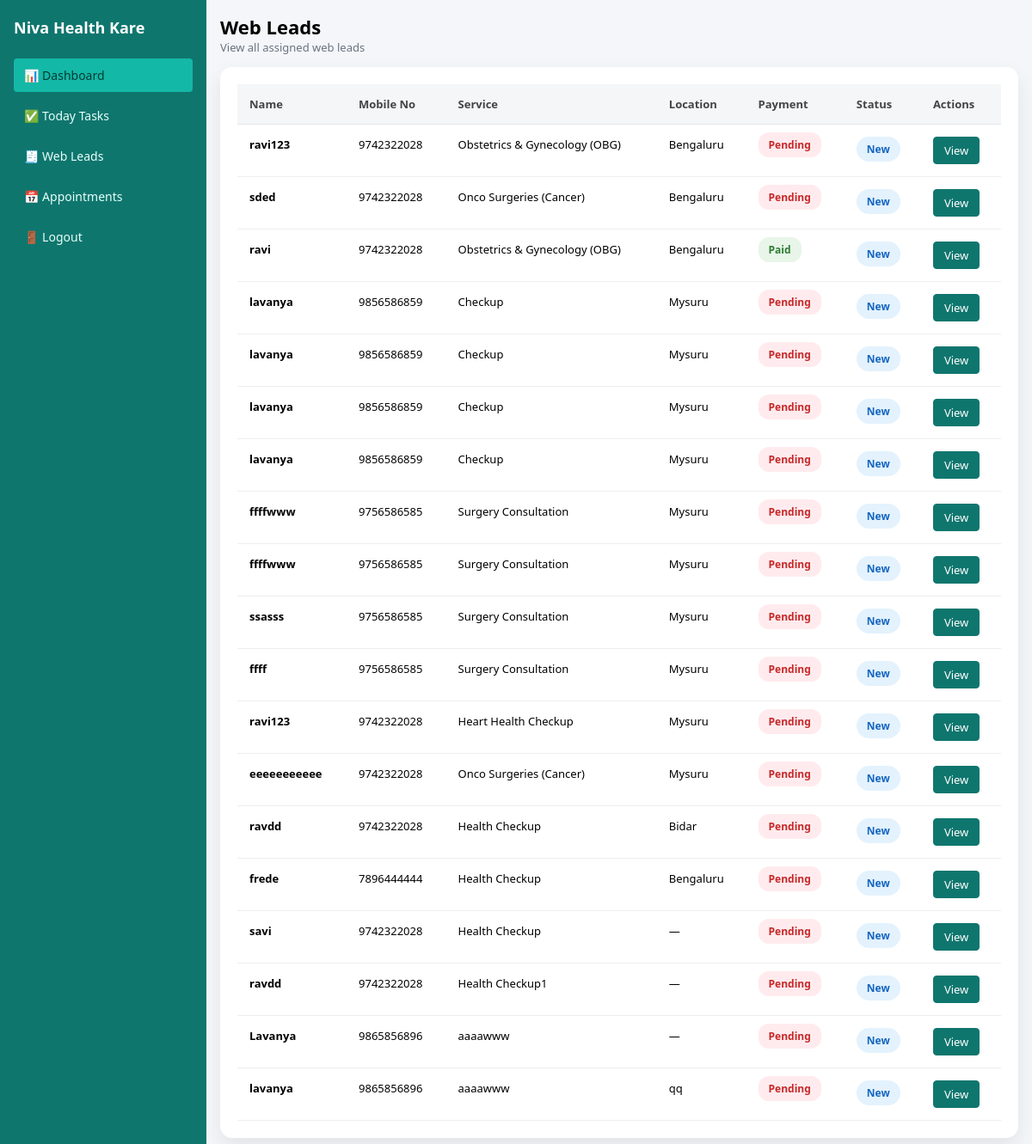
The app's page /worker/leads (signed in) with its own data.
### tables this page shows
CREATE TABLE web_leads (
    id INTEGER PRIMARY KEY AUTOINCREMENT,
    name TEXT,
    mobile TEXT,
    email TEXT,
    service TEXT,
    message TEXT,
    created_at DATETIME DEFAULT CURRENT_TIMESTAMP
, address TEXT, payment_type TEXT DEFAULT 'Pending', status TEXT DEFAULT 'New', razorpay_payment_id TEXT);

### app.py (the view, shortened to what this page needs)
@app.route("/worker/leads", methods=["GET", "POST"])
@login_required
def worker_leads():
    conn = sqlite3.connect(DB_PATH)
    conn.row_factory = sqlite3.Row
    cursor = conn.cursor()
    cursor.execute("""
        SELECT
            id,
            name,
            mobile,
            message,
            email,
            service,
            address,
            payment_type,
            status
        FROM web_leads
        ORDER BY created_at DESC
    """)
    leads = cursor.fetchall()
    conn.close()
    return render_template("worker_leads.html", leads=leads)

### app.py (called while the page is built)
def get_db():
    conn = sqlite3.connect(DB_PATH)
    conn.row_factory = sqlite3.Row
    return conn

@login_manager.user_loader
def load_user(user_id):
    for user in USERS.values():
        if str(user.id) == str(user_id):
            return user
    conn = get_db()
    worker = conn.execute(
        "SELECT id, username FROM workers WHERE id = ?",
        (user_id,)
    ).fetchone()
    conn.close()
    if worker:
        return User(worker["id"], worker["username"], "worker")
    return None

### templates/worker_leads.html (shortened to what this page needs)
{% extends "layout.html" %}
{% block content %}
<div class="app-shell">
  <aside class="sidebar">
    <h2 class="logo">Niva Health Kare</h2>
    <ul>
      <li class="active"><a href="{{ url_for('worker_dashboard') }}">📊 Dashboard</a></li>
      <li><a href="{{ url_for('worker_tasks') }}">✅ Today Tasks</a></li>
      <li><a href="{{ url_for('worker_leads') }}">🧾 Web Leads</a></li>
      <li><a href="{{ url_for('worker_appointments') }}">📅 Appointments</a></li>
      <li><a href="{{ url_for('logout') }}">🚪 Logout</a></li>
    </ul>
  </aside>
<main class="main-content">
  <div class="page-header">
    <h1>Web Leads</h1>
    <p>View all assigned web leads</p>
  </div>
  <div class="table-card">
    <table class="dashboard-table">
      <thead>
        <tr>
          <th>Name</th>
          <th>Mobile No</th>
          <th>Service</th>
          <th>Location</th>
          <th>Payment</th>
          <th>Status</th>
          <th>Actions</th>
        </tr>
      </thead>
      <tbody>
        {% for lead in leads %}
          <tr>
            <td class="bold">{{ lead.name }}</td>
            <td>{{ lead.mobile }}</td>
            <td>{{ lead.service }}</td>
            <td>{{ lead.address or "—" }}</td>
            <td>
              <span class="payment {{ lead.payment_type|lower }}">
                {{ lead.payment_type }}
              </span>
            </td>
            <td>
              <span class="status {{ lead.status|lower }}">
                {{ lead.status }}
              </span>
            </td>
            <td>
              <button
                  type="button"
                  class="action-btn view-btn"
                  data-id="{{ lead.id }}">
                  View
              </button>
            </td>
          </tr>
        {% else %}
          <tr>
            <td colspan="7" class="empty">No leads available</td>
          </tr>
        {% endfor %}
      </tbody>
    </table>
  </div>
</main>
</div>
{% endblock %}

### templates/layout.html (shortened to what this page needs)
<!DOCTYPE html>
<html lang="en">
<head>
    <link rel="stylesheet" href="{{ url_for('static', filename='css/style.css') }}">
</head>
<body>
{% block content %}{% endblock %}
</body>
</html>

### static/css/style.css (style rules this page uses)
* { margin: 0; padding: 0; box-sizing: border-box; font-family: "Segoe UI", Arial, sans-serif; }
body { height: 100vh; background: linear-gradient(135deg, #0f766e, #14b8a6); display: flex; align-items: center; justify-content: center; }
.sidebar { width: 240px; padding: 24px 16px; background: #0f766e; color: #ffffff; }
.sidebar h2 { margin-bottom: 24px; font-size: 16px; font-weight: 600; }
.sidebar ul { list-style: none; }
.sidebar li { margin-bottom: 6px; }
.sidebar a { display: block; padding: 10px 12px; text-decoration: none; color: #e6fffa; font-size: 14px; border-radius: 6px; }
.sidebar a:hover, .sidebar .active a { background: rgba(255, 255, 255, 0.15); }

### templates/worker_leads.html (style rules this page uses)
* { margin: 0; padding: 0; box-sizing: border-box; font-family: "Segoe UI", Arial, sans-serif; }
body { background: #f4f6f9; overflow: hidden; }
.app-shell { display: flex; height: 100vh; }
.sidebar { width: 240px; background: #0f766e; color: #fff; padding: 20px 16px; overflow-y: auto; }
.sidebar .logo { font-size: 18px; font-weight: 600; margin-bottom: 24px; text-align: left; }
.sidebar ul { list-style: none; }
.sidebar li { margin-bottom: 8px; }
.sidebar a { display: block; padding: 10px 12px; text-decoration: none; color: #e6fffa; border-radius: 4px; }
.sidebar a:hover, .sidebar .active a { background: #14b8a6; color: #003b36; }
.main-content { flex: 1; padding: 16px; overflow-y: auto; width: calc(100vw - 240px); }
.page-header { margin-bottom: 14px; }
.page-header h1 { font-size: 22px; font-weight: 600; }
.page-header p { font-size: 13px; color: #6b7280; }
.table-card { background: #fff; padding: 20px; border-radius: 14px; box-shadow: 0 10px 25px rgba(0,0,0,0.08); overflow-x: auto; }
table { width: 100%; min-width: 100%; }
thead { background: #f0fdfa; }
th, td { padding: 10px 12px; border-bottom: 1px solid #e5e7eb; font-size: 13px; text-align: left; white-space: nowrap; }
th { font-weight: 600; color: #065f46; }
.dashboard-table { width: 100%; border-collapse: collapse; font-size: 14px; }
.dashboard-table th { background: #f4f6f8; text-align: left; padding: 14px; font-weight: 600; color: #444; white-space: nowrap; }
.dashboard-table td { padding: 14px; border-bottom: 1px solid #eee; vertical-align: top; }
.bold { font-weight: 600; }
.status { padding: 3px 8px; border-radius: 10px; font-size: 11px; font-weight: 600; }
.status.new { background: #dcfce7; color: #166534; }
.status { padding: 6px 12px; border-radius: 20px; font-size: 12px; font-weight: 600; text-align: center; display: inline-block; }
.status.new { background: #e3f2fd; color: #1565c0; }
.payment { padding: 6px 12px; border-radius: 12px; font-size: 12px; font-weight: 600; }
.payment.pending { background: #ffebee; color: #c62828; }
.payment.paid { background: #e8f5e9; color: #2e7d32; }
.action-btn { padding: 6px 12px; font-size: 13px; font-weight: 500; border-radius: 4px; border: 1px solid #0f766e; background-color: #0f766e; color: #ffffff; cursor: pointer; }

### records on screen
web_leads: name "ravi123", mobile "9742322028", service "Obstetrics & Gynecology (OBG)", address "Bengaluru", payment_type "Pending", status "New"
web_leads: name "sded", mobile "9742322028", service "Onco Surgeries (Cancer)", address "Bengaluru", payment_type "Pending", status "New"
web_leads: name "ravi", mobile "9742322028", service "Obstetrics & Gynecology (OBG)", address "Bengaluru", payment_type "Paid", status "New"
web_leads: name "lavanya", mobile "9856586859", service "Checkup", address "Mysuru", payment_type "Pending", status "New"
web_leads: name "lavanya", mobile "9856586859", service "Checkup", address "Mysuru", payment_type "Pending", status "New"
web_leads: name "lavanya", mobile "9856586859", service "Checkup", address "Mysuru", payment_type "Pending", status "New"
web_leads: name "lavanya", mobile "9856586859", service "Checkup", address "Mysuru", payment_type "Pending", status "New"
web_leads: name "ffffwww", mobile "9756586585", service "Surgery Consultation", address "Mysuru", payment_type "Pending", status "New"
web_leads: name "ffffwww", mobile "9756586585", service "Surgery Consultation", address "Mysuru", payment_type "Pending", status "New"
web_leads: name "ssasss", mobile "9756586585", service "Surgery Consultation", address "Mysuru", payment_type "Pending", status "New"
web_leads: name "ffff", mobile "9756586585", service "Surgery Consultation", address "Mysuru", payment_type "Pending", status "New"
web_leads: name "ravi123", mobile "9742322028", service "Heart Health Checkup", address "Mysuru", payment_type "Pending", status "New"
web_leads: name "eeeeeeeeeee", mobile "9742322028", service "Onco Surgeries (Cancer)", address "Mysuru", payment_type "Pending", status "New"
web_leads: name "ravdd", mobile "9742322028", service "Health Checkup", address "Bidar", payment_type "Pending", status "New"
web_leads: name "frede", mobile "7896444444", service "Health Checkup", address "Bengaluru", payment_type "Pending", status "New"
web_leads: name "savi", mobile "9742322028", service "Health Checkup", address "—", payment_type "Pending", status "New"
web_leads: name "ravdd", mobile "9742322028", service "Health Checkup1", address "—", payment_type "Pending", status "New"
web_leads: name "Lavanya", mobile "9865856896", service "aaaawww", address "—", payment_type "Pending", status "New"
web_leads: name "lavanya", mobile "9865856896", service "aaaawww", address "qq", payment_type "Pending", status "New"
